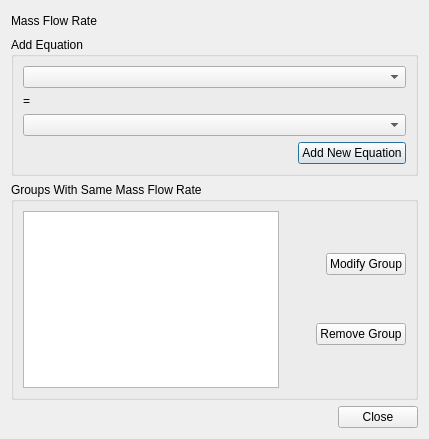
<?xml version="1.0" encoding="UTF-8"?>
<ui version="4.0">
 <class>iffixDialog</class>
 <widget class="QDialog" name="iffixDialog">
  <property name="geometry">
   <rect>
    <x>0</x>
    <y>0</y>
    <width>429</width>
    <height>439</height>
   </rect>
  </property>
  <property name="sizePolicy">
   <sizepolicy hsizetype="MinimumExpanding" vsizetype="MinimumExpanding">
    <horstretch>0</horstretch>
    <verstretch>0</verstretch>
   </sizepolicy>
  </property>
  <property name="windowTitle">
   <string>Dialog</string>
  </property>
  <layout class="QVBoxLayout" name="verticalLayout">
   <item>
    <layout class="QHBoxLayout" name="horizontalLayout">
     <item>
      <widget class="QLabel" name="label">
       <property name="text">
        <string>Mass Flow Rate</string>
       </property>
      </widget>
     </item>
     <item>
      <spacer name="horizontalSpacer">
       <property name="orientation">
        <enum>Qt::Horizontal</enum>
       </property>
       <property name="sizeHint" stdset="0">
        <size>
         <width>40</width>
         <height>20</height>
        </size>
       </property>
      </spacer>
     </item>
    </layout>
   </item>
   <item>
    <widget class="QGroupBox" name="groupBox">
     <property name="title">
      <string>Add Equation</string>
     </property>
     <layout class="QVBoxLayout" name="verticalLayout_4">
      <item>
       <layout class="QVBoxLayout" name="verticalLayout_3">
        <item>
         <widget class="QComboBox" name="tCB2">
          <property name="sizePolicy">
           <sizepolicy hsizetype="Minimum" vsizetype="Fixed">
            <horstretch>0</horstretch>
            <verstretch>0</verstretch>
           </sizepolicy>
          </property>
         </widget>
        </item>
        <item>
         <widget class="QLabel" name="label_2">
          <property name="sizePolicy">
           <sizepolicy hsizetype="Fixed" vsizetype="Preferred">
            <horstretch>0</horstretch>
            <verstretch>0</verstretch>
           </sizepolicy>
          </property>
          <property name="minimumSize">
           <size>
            <width>10</width>
            <height>0</height>
           </size>
          </property>
          <property name="text">
           <string>=</string>
          </property>
         </widget>
        </item>
        <item>
         <widget class="QComboBox" name="tCB1">
          <property name="sizePolicy">
           <sizepolicy hsizetype="Minimum" vsizetype="Fixed">
            <horstretch>0</horstretch>
            <verstretch>0</verstretch>
           </sizepolicy>
          </property>
         </widget>
        </item>
       </layout>
      </item>
      <item>
       <layout class="QHBoxLayout" name="horizontalLayout_5">
        <item>
         <spacer name="horizontalSpacer_5">
          <property name="orientation">
           <enum>Qt::Horizontal</enum>
          </property>
          <property name="sizeHint" stdset="0">
           <size>
            <width>40</width>
            <height>20</height>
           </size>
          </property>
         </spacer>
        </item>
        <item>
         <widget class="QPushButton" name="addButton">
          <property name="text">
           <string>Add New Equation</string>
          </property>
         </widget>
        </item>
       </layout>
      </item>
     </layout>
    </widget>
   </item>
   <item>
    <widget class="QGroupBox" name="groupBox_2">
     <property name="title">
      <string>Groups With Same Mass Flow Rate</string>
     </property>
     <layout class="QHBoxLayout" name="horizontalLayout_3">
      <item>
       <widget class="QListView" name="listView">
        <property name="sizePolicy">
         <sizepolicy hsizetype="Minimum" vsizetype="Expanding">
          <horstretch>0</horstretch>
          <verstretch>0</verstretch>
         </sizepolicy>
        </property>
       </widget>
      </item>
      <item>
       <layout class="QVBoxLayout" name="verticalLayout_2">
        <item>
         <layout class="QHBoxLayout" name="horizontalLayout_4">
          <item>
           <spacer name="horizontalSpacer_2">
            <property name="orientation">
             <enum>Qt::Horizontal</enum>
            </property>
            <property name="sizeHint" stdset="0">
             <size>
              <width>40</width>
              <height>20</height>
             </size>
            </property>
           </spacer>
          </item>
          <item>
           <widget class="QPushButton" name="modifyButton">
            <property name="text">
             <string>Modify Group</string>
            </property>
           </widget>
          </item>
         </layout>
        </item>
        <item>
         <layout class="QHBoxLayout" name="horizontalLayout_7">
          <item>
           <spacer name="horizontalSpacer_4">
            <property name="orientation">
             <enum>Qt::Horizontal</enum>
            </property>
            <property name="sizeHint" stdset="0">
             <size>
              <width>40</width>
              <height>20</height>
             </size>
            </property>
           </spacer>
          </item>
          <item>
           <widget class="QPushButton" name="removeButton">
            <property name="text">
             <string>Remove Group</string>
            </property>
           </widget>
          </item>
         </layout>
        </item>
       </layout>
      </item>
     </layout>
    </widget>
   </item>
   <item>
    <layout class="QHBoxLayout" name="horizontalLayout_6">
     <item>
      <spacer name="horizontalSpacer_3">
       <property name="orientation">
        <enum>Qt::Horizontal</enum>
       </property>
       <property name="sizeHint" stdset="0">
        <size>
         <width>40</width>
         <height>20</height>
        </size>
       </property>
      </spacer>
     </item>
     <item>
      <widget class="QPushButton" name="okButton">
       <property name="text">
        <string>Close</string>
       </property>
      </widget>
     </item>
    </layout>
   </item>
  </layout>
 </widget>
 <resources/>
 <connections/>
</ui>
